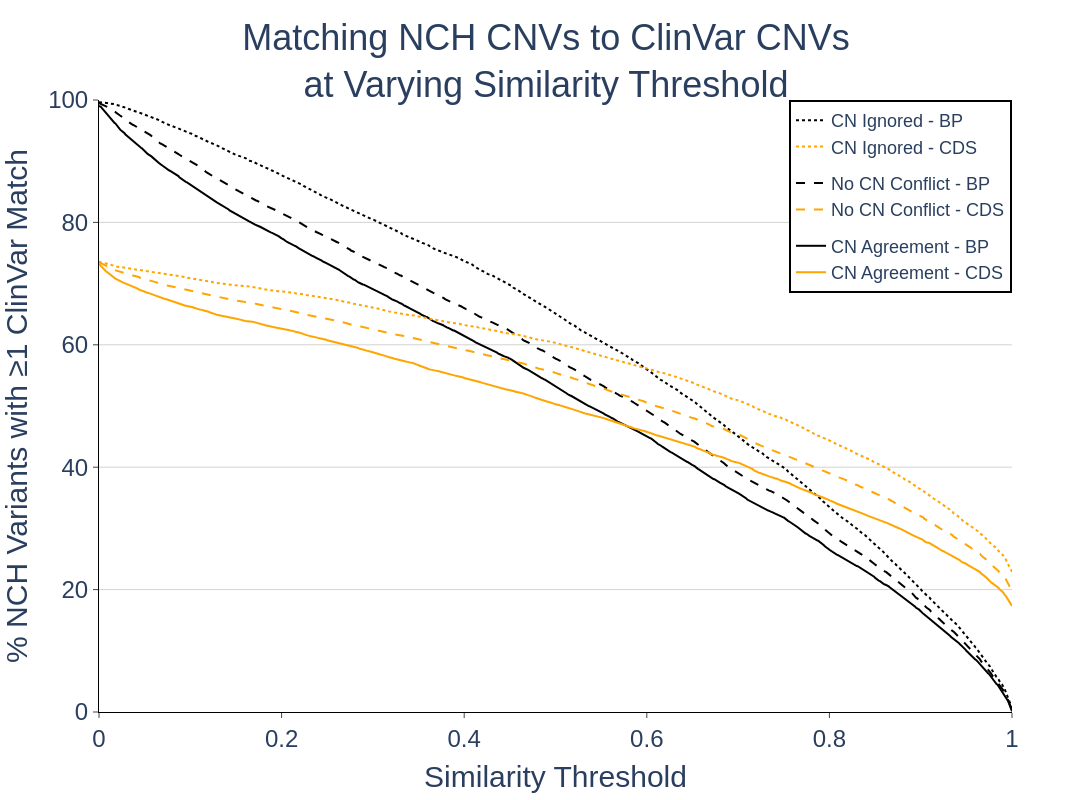

Notebook code cell kept with this figure:
### Markdown cell above
## <a id='toc3_4_'></a>[Matching to full search space](#toc0_)

### Code cell
fig = jaccard_matching_figure(nch_clinvar_match_df)
fig.show()

### Figure 1 — Plotly figure (JSON) as saved in the notebook; plotly's stock layout.template omitted (floating-point values rounded to 4 significant figures; data arrays with more than 128 entries replaced by an {"elided": "..."} marker saying what was removed)
{"data": [{"legendgroup": "ignore", "line": {"dash": "dot"}, "marker": {"color": "black"}, "name": "CN Ignored - BP", "type": "scatter", "x": {"elided": "1001 float values"}, "y": {"elided": "1001 float values"}}, {"legendgroup": "no_disagree", "line": {"dash": "dash"}, "marker": {"color": "black"}, "name": "No CN Conflict - BP", "type": "scatter", "x": {"elided": "1001 float values"}, "y": {"elided": "1001 float values"}}, {"legendgroup": "agree", "line": {"dash": "solid"}, "marker": {"color": "black"}, "name": "CN Agreement - BP", "type": "scatter", "x": {"elided": "1001 float values"}, "y": {"elided": "1001 float values"}}, {"legendgroup": "ignore", "line": {"dash": "dot"}, "marker": {"color": "orange"}, "name": "CN Ignored - CDS", "type": "scatter", "x": {"elided": "1001 float values"}, "y": {"elided": "1001 float values"}}, {"legendgroup": "no_disagree", "line": {"dash": "dash"}, "marker": {"color": "orange"}, "name": "No CN Conflict - CDS", "type": "scatter", "x": {"elided": "1001 float values"}, "y": {"elided": "1001 float values"}}, {"legendgroup": "agree", "line": {"dash": "solid"}, "marker": {"color": "orange"}, "name": "CN Agreement - CDS", "type": "scatter", "x": {"elided": "1001 float values"}, "y": {"elided": "1001 float values"}}], "layout": {"font": {"family": "Arial", "size": 24}, "height": 800, "legend": {"bordercolor": "black", "borderwidth": 2, "font": {"size": 18}, "x": 1, "xanchor": "right", "y": 1, "yanchor": "top"}, "plot_bgcolor": "white", "title": {"font": {"size": 36}, "text": "Matching NCH CNVs to ClinVar CNVs<br>at Varying Similarity Threshold", "x": 0.5}, "width": 1200, "xaxis": {"linecolor": "black", "range": [0, 1], "ticks": "outside", "title": {"font": {"size": 30}, "text": "Similarity Threshold"}}, "yaxis": {"gridcolor": "lightgray", "linecolor": "black", "range": [0, 100], "ticks": "outside", "title": {"font": {"size": 30}, "text": "% NCH Variants with ≥1 ClinVar Match"}}}}
